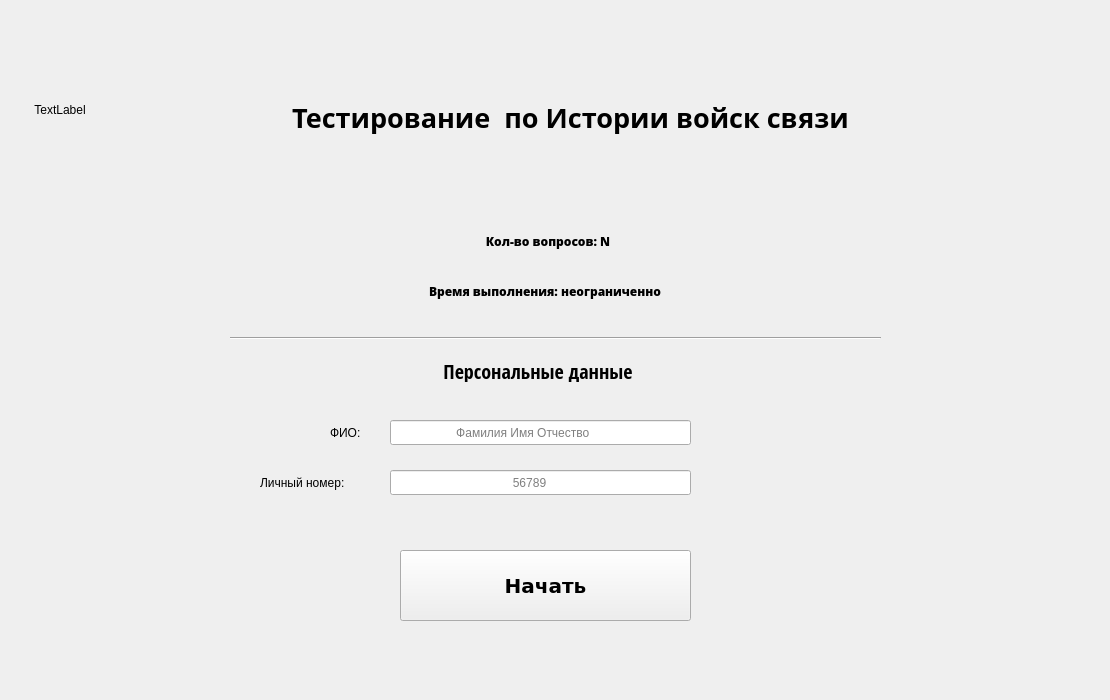
<?xml version="1.0" encoding="UTF-8"?>
<ui version="4.0">
 <class>Form</class>
 <widget class="QWidget" name="Form">
  <property name="geometry">
   <rect>
    <x>0</x>
    <y>0</y>
    <width>1110</width>
    <height>700</height>
   </rect>
  </property>
  <property name="sizePolicy">
   <sizepolicy hsizetype="Fixed" vsizetype="Fixed">
    <horstretch>0</horstretch>
    <verstretch>0</verstretch>
   </sizepolicy>
  </property>
  <property name="minimumSize">
   <size>
    <width>1110</width>
    <height>700</height>
   </size>
  </property>
  <property name="maximumSize">
   <size>
    <width>1110</width>
    <height>700</height>
   </size>
  </property>
  <property name="windowTitle">
   <string>Form</string>
  </property>
  <widget class="QLabel" name="test_name">
   <property name="geometry">
    <rect>
     <x>110</x>
     <y>90</y>
     <width>921</width>
     <height>55</height>
    </rect>
   </property>
   <property name="font">
    <font>
     <family>Lohit Tamil</family>
     <pointsize>20</pointsize>
     <weight>75</weight>
     <bold>true</bold>
    </font>
   </property>
   <property name="text">
    <string>Тестирование  по Истории войск связи</string>
   </property>
   <property name="textFormat">
    <enum>Qt::AutoText</enum>
   </property>
   <property name="alignment">
    <set>Qt::AlignCenter</set>
   </property>
  </widget>
  <widget class="QLabel" name="q_numb">
   <property name="geometry">
    <rect>
     <x>470</x>
     <y>230</y>
     <width>156</width>
     <height>22</height>
    </rect>
   </property>
   <property name="font">
    <font>
     <family>Open Sans Extrabold</family>
     <weight>75</weight>
     <bold>true</bold>
    </font>
   </property>
   <property name="text">
    <string>Кол-во вопросов: N</string>
   </property>
   <property name="alignment">
    <set>Qt::AlignCenter</set>
   </property>
  </widget>
  <widget class="QLabel" name="VAS">
   <property name="geometry">
    <rect>
     <x>10</x>
     <y>60</y>
     <width>100</width>
     <height>100</height>
    </rect>
   </property>
   <property name="sizePolicy">
    <sizepolicy hsizetype="Preferred" vsizetype="Preferred">
     <horstretch>0</horstretch>
     <verstretch>0</verstretch>
    </sizepolicy>
   </property>
   <property name="minimumSize">
    <size>
     <width>100</width>
     <height>100</height>
    </size>
   </property>
   <property name="font">
    <font>
     <family>Ubuntu</family>
    </font>
   </property>
   <property name="mouseTracking">
    <bool>false</bool>
   </property>
   <property name="text">
    <string>TextLabel</string>
   </property>
   <property name="alignment">
    <set>Qt::AlignCenter</set>
   </property>
  </widget>
  <widget class="QPushButton" name="start_but">
   <property name="geometry">
    <rect>
     <x>400</x>
     <y>550</y>
     <width>291</width>
     <height>71</height>
    </rect>
   </property>
   <property name="sizePolicy">
    <sizepolicy hsizetype="Fixed" vsizetype="Fixed">
     <horstretch>0</horstretch>
     <verstretch>0</verstretch>
    </sizepolicy>
   </property>
   <property name="font">
    <font>
     <family>DejaVu Sans</family>
     <pointsize>15</pointsize>
     <weight>75</weight>
     <bold>true</bold>
    </font>
   </property>
   <property name="text">
    <string>Начать</string>
   </property>
  </widget>
  <widget class="QLabel" name="label_3">
   <property name="geometry">
    <rect>
     <x>330</x>
     <y>420</y>
     <width>51</width>
     <height>25</height>
    </rect>
   </property>
   <property name="sizePolicy">
    <sizepolicy hsizetype="Fixed" vsizetype="Fixed">
     <horstretch>0</horstretch>
     <verstretch>0</verstretch>
    </sizepolicy>
   </property>
   <property name="minimumSize">
    <size>
     <width>51</width>
     <height>25</height>
    </size>
   </property>
   <property name="maximumSize">
    <size>
     <width>51</width>
     <height>25</height>
    </size>
   </property>
   <property name="text">
    <string>ФИО:</string>
   </property>
  </widget>
  <widget class="QLabel" name="label_5">
   <property name="geometry">
    <rect>
     <x>260</x>
     <y>470</y>
     <width>117</width>
     <height>25</height>
    </rect>
   </property>
   <property name="sizePolicy">
    <sizepolicy hsizetype="Fixed" vsizetype="Fixed">
     <horstretch>0</horstretch>
     <verstretch>0</verstretch>
    </sizepolicy>
   </property>
   <property name="minimumSize">
    <size>
     <width>117</width>
     <height>25</height>
    </size>
   </property>
   <property name="maximumSize">
    <size>
     <width>117</width>
     <height>25</height>
    </size>
   </property>
   <property name="text">
    <string>Личный номер:</string>
   </property>
  </widget>
  <widget class="QLineEdit" name="fio_edit">
   <property name="geometry">
    <rect>
     <x>390</x>
     <y>420</y>
     <width>301</width>
     <height>25</height>
    </rect>
   </property>
   <property name="sizePolicy">
    <sizepolicy hsizetype="Fixed" vsizetype="Fixed">
     <horstretch>0</horstretch>
     <verstretch>0</verstretch>
    </sizepolicy>
   </property>
   <property name="minimumSize">
    <size>
     <width>301</width>
     <height>25</height>
    </size>
   </property>
   <property name="maximumSize">
    <size>
     <width>301</width>
     <height>25</height>
    </size>
   </property>
   <property name="placeholderText">
    <string>                   Фамилия Имя Отчество</string>
   </property>
  </widget>
  <widget class="QLineEdit" name="per_numb">
   <property name="geometry">
    <rect>
     <x>390</x>
     <y>470</y>
     <width>301</width>
     <height>25</height>
    </rect>
   </property>
   <property name="sizePolicy">
    <sizepolicy hsizetype="Fixed" vsizetype="Fixed">
     <horstretch>0</horstretch>
     <verstretch>0</verstretch>
    </sizepolicy>
   </property>
   <property name="minimumSize">
    <size>
     <width>301</width>
     <height>25</height>
    </size>
   </property>
   <property name="maximumSize">
    <size>
     <width>301</width>
     <height>25</height>
    </size>
   </property>
   <property name="placeholderText">
    <string>                                    56789</string>
   </property>
  </widget>
  <widget class="QLabel" name="time_limit">
   <property name="geometry">
    <rect>
     <x>400</x>
     <y>280</y>
     <width>290</width>
     <height>22</height>
    </rect>
   </property>
   <property name="font">
    <font>
     <family>Open Sans Extrabold</family>
    </font>
   </property>
   <property name="text">
    <string>Время выполнения: неограниченно</string>
   </property>
   <property name="alignment">
    <set>Qt::AlignCenter</set>
   </property>
  </widget>
  <widget class="QLabel" name="label_7">
   <property name="geometry">
    <rect>
     <x>420</x>
     <y>360</y>
     <width>231</width>
     <height>22</height>
    </rect>
   </property>
   <property name="sizePolicy">
    <sizepolicy hsizetype="Preferred" vsizetype="Preferred">
     <horstretch>0</horstretch>
     <verstretch>0</verstretch>
    </sizepolicy>
   </property>
   <property name="font">
    <font>
     <family>Open Sans Condensed</family>
     <pointsize>15</pointsize>
    </font>
   </property>
   <property name="text">
    <string> Персональные данные</string>
   </property>
   <property name="alignment">
    <set>Qt::AlignCenter</set>
   </property>
  </widget>
  <widget class="Line" name="line">
   <property name="geometry">
    <rect>
     <x>230</x>
     <y>330</y>
     <width>651</width>
     <height>16</height>
    </rect>
   </property>
   <property name="orientation">
    <enum>Qt::Horizontal</enum>
   </property>
  </widget>
 </widget>
 <resources/>
 <connections/>
</ui>
